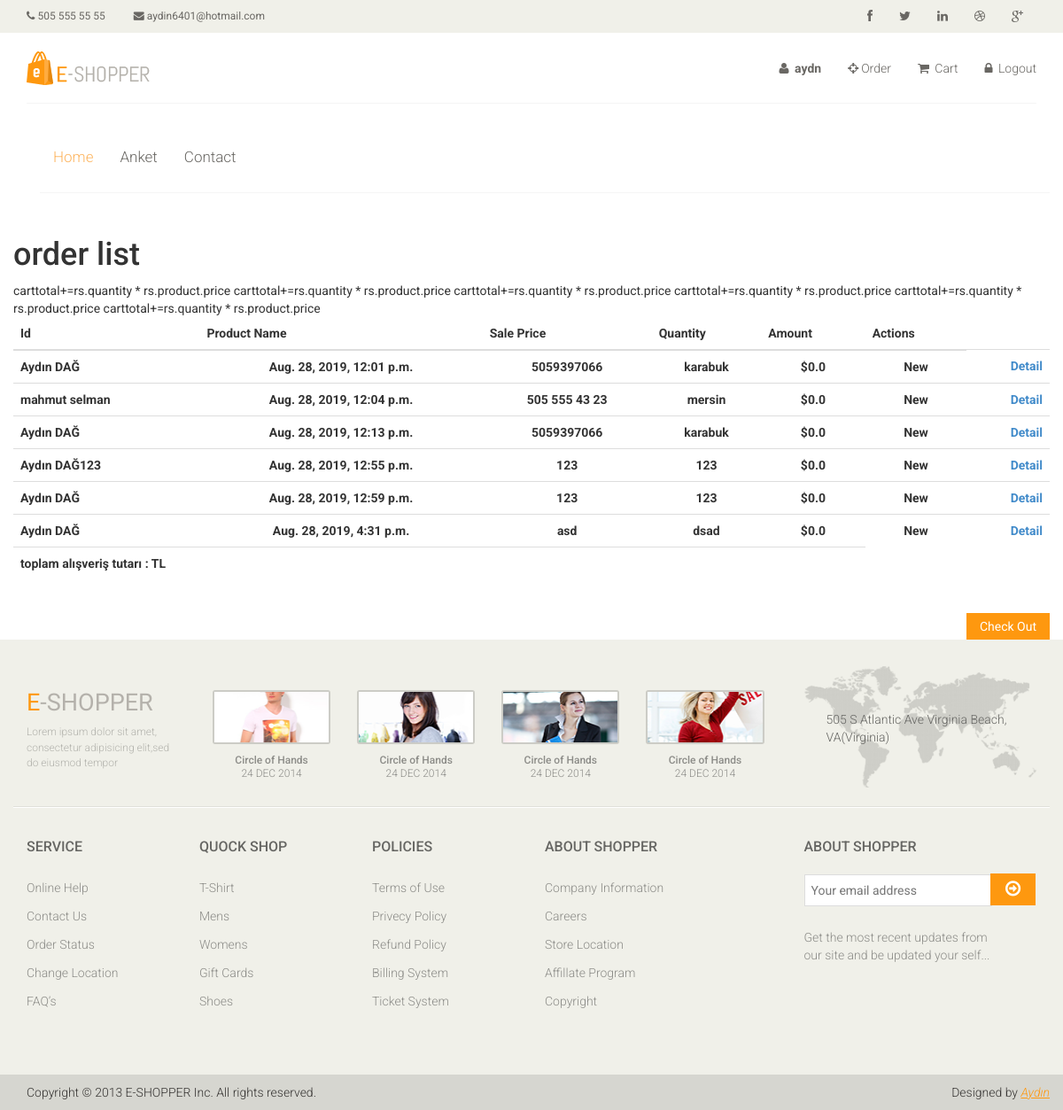
/order/ (signed in), run on the app's committed database.
### order/models.py (models this page shows, shortened)
class Order(models.Model):
    STATUS = (
        ('New', 'New'),
        ('Accepted', 'Accepted'),
        ('Preparing', 'Preparing'),
        ('OnShippping', 'OnShippping'),
        ('Completed', 'Completed'),
        ('Canceled', 'Canceled'),
    )
    user = models.ForeignKey(User, on_delete=models.CASCADE)
    name = models.CharField(max_length=10)
    surname = models.CharField(max_length=10)
    address = models.CharField(max_length=150)
    city = models.CharField(max_length=20)
    phone = models.CharField(max_length=20)
    total = models.FloatField()
    note = models.TextField(null=True, default="")
    status = models.CharField(choices=STATUS, default='New', max_length=15)
    create_at = models.DateTimeField(auto_now_add=True)
    update_at = models.DateTimeField(auto_now=True)

### order/views.py (the view)
# urls.py: path('', views.index, name='index'),
@login_required(login_url='/login')
def index(request):
    current_user = request.user
    orders = Order.objects.all().filter(user_id=current_user.id)
    context = {
                'page': 'orders',
                'orders': orders,
                }
    return render(request, 'order_list.html', context)

### order/templates/order_list.html (shortened to what this page needs)
{% extends "homebase.html" %}
{% block body   %}
<h1>order list</h1>
    <table class="table">
        <thead>
            <tr>
                <th>Id</th>
                <th>Product Name</th>
                <th>Sale Price</th>
                <th>Quantity</th>
                <th>Amount</th>
                <th>Actions</th>
            </tr>
        </thead>
        <tbody>
        {% for rs in orders %}
            <tr>
                <td class="details"><strong>{{rs.name }} {{ rs.surname }}</strong></td>
                <td class="price text-center"><strong>{{rs.create_at}}</strong></td>
                <td class="price text-center"><strong>{{rs.phone }}</strong></td>
                <td class="qty text-center"><strong>{{rs.city }}</strong></td>
                <td class="total text-center"><strong class="primary-color">${{rs.total}}</strong></td>
                <td class="total text-center"><strong>{{rs.status }}</strong></td>
                <td class="text-right"><a href="/order/detail/{{ rs.id }}"><strong>Detail</strong></a></td>
            </tr>
        {% endfor %}
        <td colspan="5" ><b> toplam alışveriş tutarı :{{ carttotal }} TL</b>
        </tbody>
    </table>
        <div class="pull-right">
            <a href="/order/checkout" class="btn btn-default check_out">Check Out</a>
        </div>
{% endblock %}

### home/templates/homebase.html (shortened to what this page needs)
<!DOCTYPE html>
<html lang="en">
<head>
{% load static %}
    <link href="{% static 'css/bootstrap.min.css'%}" rel="stylesheet">
    <link href="{% static 'css/font-awesome.min.css'%}" rel="stylesheet">
    <link href="{% static 'css/prettyPhoto.css'%}" rel="stylesheet">
    <link href="{% static 'css/price-range.css'%}" rel="stylesheet">
    <link href="{% static 'css/animate.css'%}" rel="stylesheet">
	<link href="{% static 'css/main.css'%}" rel="stylesheet">
	<link href="{% static 'css/responsive.css'%}" rel="stylesheet">
</head>
<body>
	<header id="header">
		<div class="header_top">
			<div class="container">
				<div class="row">
					<div class="col-sm-6">
						<div class="contactinfo">
							<ul class="nav nav-pills">
								<li><a href="#"><i class="fa fa-phone"></i> 505 555 55 55</a></li>
								<li><a href="#"><i class="fa fa-envelope"></i> aydin6401@hotmail.com</a></li>
							</ul>
						</div>
					</div>
					<div class="col-sm-6">
						<div class="social-icons pull-right">
							<ul class="nav navbar-nav">
								<li><a href="https://www.facebook.com/aydndag"><i class="fa fa-facebook"></i></a></li>
								<li><a href="https://twitter.com/aydn_dag"><i class="fa fa-twitter"></i></a></li>
								<li><a href="#"><i class="fa fa-linkedin"></i></a></li>
								<li><a href="#"><i class="fa fa-dribbble"></i></a></li>
								<li><a href="#"><i class="fa fa-google-plus"></i></a></li>
							</ul>
						</div>
					</div>
				</div>
			</div>
		</div>
		<div class="header-middle">
			<div class="container">
				<div class="row">
					<div class="col-sm-4">
						<div class="logo pull-left">
							<a href="/"><img src="{% static 'images/home/logo.png'%}" alt="" /></a>
						</div>
					</div>
					<div class="col-sm-8">
						<div class="shop-menu pull-right">
							<ul class="nav navbar-nav">
								{% if user.id is not None %}
									<li><a href="/user/"><i class="fa fa-user"></i><b> {{user.username}}</b></a></li>
									<li><a href="/order/"><i class="fa fa-crosshairs"></i>Order</a></li>
								<li><a href="/order/shopcart"><i class="fa fa-shopping-cart"></i> Cart </li>
									<li><a href="/logout"><i class="fa fa-lock"></i> Logout</a></li>
								{% endif %}
							</ul>
						</div>
					</div>
		</div>
		<div class="header-bottom">
			<div class="container">
				<div class="row">
					<div class="col-sm-9">
						<div class="mainmenu pull-left">
							<ul class="nav navbar-nav collapse navbar-collapse">
								<li><a href="/" class="active">Home</a></li>
								<li><a href="/polls">Anket</i></a>
                                </li>
								<li><a href="/contact">Contact</a></li>
							</ul>
						</div>
					</div>
				</div>
			</div>
		</div>
	</header>
<section>
		<div class="container">
			<div class="row">
    {% block body %} {% endblock %}
            		</div>
		</div>
	</section>
<footer id="footer">
		<div class="footer-top">
			<div class="container">
				<div class="row">
					<div class="col-sm-2">
						<div class="companyinfo">
							<h2><span>e</span>-shopper</h2>
							<p>Lorem ipsum dolor sit amet, consectetur adipisicing elit,sed do eiusmod tempor</p>
						</div>
					</div>
					<div class="col-sm-7">
						<div class="col-sm-3">
							<div class="video-gallery text-center">
								<a href="#">
									<div class="iframe-img">
										<img src="{% static 'images/home/iframe1.png'%}" alt="" />
									</div>
								</a>
								<p>Circle of Hands</p>
								<h2>24 DEC 2014</h2>
							</div>
						</div>
						<div class="col-sm-3">
							<div class="video-gallery text-center">
								<a href="#">
									<div class="iframe-img">
										<img src="{% static 'images/home/iframe2.png'%}" alt="" />
									</div>
								</a>
								<p>Circle of Hands</p>
								<h2>24 DEC 2014</h2>
							</div>
						</div>
						<div class="col-sm-3">
							<div class="video-gallery text-center">
								<a href="#">
									<div class="iframe-img">
										<img src="{% static 'images/home/iframe3.png'%}" alt="" />
									</div>
								</a>
								<p>Circle of Hands</p>
								<h2>24 DEC 2014</h2>
							</div>
						</div>
						<div class="col-sm-3">
							<div class="video-gallery text-center">
								<a href="#">
									<div class="iframe-img">
										<img src="{% static 'images/home/iframe4.png'%}" alt="" />
									</div>
								</a>
								<p>Circle of Hands</p>
								<h2>24 DEC 2014</h2>
							</div>
						</div>
					</div>
					<div class="col-sm-3">
						<div class="address">
							<img src="{% static 'images/home/map.png'%}" alt="" />
							<p>505 S Atlantic Ave Virginia Beach, VA(Virginia)</p>
						</div>
					</div>
				</div>
			</div>
		</div>
		<div class="footer-widget">
			<div class="container">
				<div class="row">
					<div class="col-sm-2">
						<div class="single-widget">
							<h2>Service</h2>
							<ul class="nav nav-pills nav-stacked">
								<li><a href="#">Online Help</a></li>
								<li><a href="#">Contact Us</a></li>
								<li><a href="#">Order Status</a></li>
								<li><a href="#">Change Location</a></li>
								<li><a href="#">FAQ’s</a></li>
							</ul>
						</div>
					</div>
					<div class="col-sm-2">
						<div class="single-widget">
							<h2>Quock Shop</h2>
							<ul class="nav nav-pills nav-stacked">
								<li><a href="#">T-Shirt</a></li>
								<li><a href="#">Mens</a></li>
								<li><a href="#">Womens</a></li>
								<li><a href="#">Gift Cards</a></li>
								<li><a href="#">Shoes</a></li>
							</ul>
						</div>
					</div>
					<div class="col-sm-2">
						<div class="single-widget">
							<h2>Policies</h2>
							<ul class="nav nav-pills nav-stacked">
								<li><a href="#">Terms of Use</a></li>
								<li><a href="#">Privecy Policy</a></li>
								<li><a href="#">Refund Policy</a></li>
								<li><a href="#">Billing System</a></li>
								<li><a href="#">Ticket System</a></li>
							</ul>
						</div>
					</div>
					<div class="col-sm-2">
						<div class="single-widget">
							<h2>About Shopper</h2>
							<ul class="nav nav-pills nav-stacked">
								<li><a href="#">Company Information</a></li>
								<li><a href="#">Careers</a></li>
								<li><a href="#">Store Location</a></li>
								<li><a href="#">Affillate Program</a></li>
								<li><a href="#">Copyright</a></li>
							</ul>
						</div>
					</div>
					<div class="col-sm-3 col-sm-offset-1">
						<div class="single-widget">
							<h2>About Shopper</h2>
							<form action="#" class="searchform">
								<input type="text" placeholder="Your email address" />
								<button type="submit" class="btn btn-default"><i class="fa fa-arrow-circle-o-right"></i></button>
								<p>Get the most recent updates from <br />our site and be updated your self...</p>
							</form>
						</div>
					</div>
				</div>
			</div>
		</div>
		<div class="footer-bottom">
			<div class="container">
				<div class="row">
					<p class="pull-left">Copyright © 2013 E-SHOPPER Inc. All rights reserved.</p>
					<p class="pull-right">Designed by <span><a target="_blank" href="http://www.themeum.com">Aydın</a></span></p>
				</div>
			</div>
		</div>
	</footer>
</body>
</html>

### home/static/css/main.css (style rules this page uses)
body { font-family: 'Roboto', sans-serif; background:; position: relative; font-weight:400px; }
ul li { list-style: none; }
a { -webkit-transition: 300ms; -moz-transition: 300ms; -o-transition: 300ms; transition: 300ms; }
h1, h2, h3, h4, h5, h6 { font-family: 'Roboto', sans-serif; }
.header_top { background: none repeat scroll 0 0 #F0F0E9; }
.contactinfo ul li:first-child { margin-left: -15px; }
.contactinfo ul li a { font-size: 12px; color: #696763; font-family: 'Roboto', sans-serif; }
.social-icons ul li a { border: 0 none; border-radius: 0; color: #696763; padding:0px; }
.social-icons ul li { display:inline-block; }
.social-icons ul li a i { padding: 11px 15px; transition: all 0.9s ease 0s; -moz-transition: all 0.9s ease 0s; -webkit-transition: all 0.9s ease 0s; -o-transition: all 0.9s ease 0s; }
.header-middle .container .row { border-bottom: 1px solid #f5f5f5; margin-left: 0; margin-right: 0; padding-bottom: 20px; padding-top: 20px; }
.header-middle .container .row .col-sm-4 { padding-left: 0; }
.header-middle .container .row .col-sm-8 { padding-right:0; }
.shop-menu ul li { display:inline-block; padding-left: 15px; padding-right: 15px; }
.shop-menu ul li:last-child { padding-right: 0; }
.shop-menu ul li a { background: #FFFFFF; color: #696763; font-family: 'Roboto', sans-serif; font-size: 14px; font-weight: 300; padding:0; padding-right: 0; margin-top: 10px; }
.shop-menu ul li a i { margin-right:3px; }
.header-bottom { padding-bottom: 30px; padding-top: 30px; }
.navbar-collapse.collapse { padding-left: 0; }
.mainmenu ul li { padding-right: 15px; padding-left: 15px; }
.mainmenu ul li:first-child { padding-left: 0px; }
.mainmenu ul li a { color: #696763; font-family: 'Roboto', sans-serif; font-size: 17px; font-weight: 300; padding: 0; padding-bottom: 10px; }
.mainmenu ul li a:hover, .mainmenu ul li a.active, .shop-menu ul li a.active { background:none; color:#fdb45e; }
#footer { background: #F0F0E9; }
.footer-top .container { border-bottom: 1px solid #E0E0DA; padding-bottom: 20px; }
.companyinfo { margin-top: 57px; }
.companyinfo h2 { color: #B4B1AB; font-family: abel; font-size: 27px; text-transform: uppercase; }
.companyinfo h2 span { color:#FE980F; }
.companyinfo p { color: #B3B3AD; font-family: 'Roboto', sans-serif; font-size: 12px; font-weight: 300; }
.footer-top .col-sm-3 { overflow: hidden; }
.video-gallery { margin-top: 57px; position: inherit; }
.video-gallery a img { height: 100%; width: 100%; }
.iframe-img { position: relative; display: block; height: 61px; margin-bottom: 10px; border: 2px solid #CCCCC6; border-radius: 3px; }
.video-gallery p { color: #8C8C88; font-family: 'Roboto', sans-serif; font-size: 12px; font-weight: 500; margin-bottom:0px; }
.video-gallery h2 { color: #8c8c88; font-family: 'Roboto', sans-serif; font-size: 12px; font-weight: 300; text-transform:uppercase; margin-top:0px; }
.address { margin-top: 30px; position: relative; overflow: hidden; }
.address img { width:100%; }
.address p { color: #666663; font-family: 'Roboto', sans-serif; font-size: 14px; font-weight: 300; left: 25px; position: absolute; top: 50px; }
.footer-widget { margin-bottom: 68px; }
.footer-widget .container { border-top: 1px solid #FFFFFF; padding-top: 15px; }
.single-widget h2 { color: #666663; font-family: 'Roboto', sans-serif; font-size: 16px; font-weight: 500; margin-bottom: 22px; text-transform: uppercase; }
.single-widget ul li a { color: #8C8C88; font-family: 'Roboto', sans-serif; font-size: 14px; font-weight: 300; padding: 5px 0; }
.searchform input { border: 1px solid #DDDDDD; color: #CCCCC6; font-family: 'Roboto', sans-serif; font-size: 14px; margin-top: 0; outline: medium none; padding: 7px; width: 212px; }
.searchform button { background: #FE980F; border: medium none; border-radius: 0; margin-left: -5px; margin-top: -3px; padding: 7px 17px; }
.searchform button i { color: #FFFFFF; font-size: 20px; }
.searchform p { color: #8C8C88; font-family: 'Roboto', sans-serif; font-size: 14px; font-weight: 300; margin-top: 25px; }
.footer-bottom { background: #D6D6D0; padding-top: 10px; }
.footer-bottom p { color: #363432; font-family: 'Roboto', sans-serif; font-weight: 300; margin-left: 15px; }
.footer-bottom p span a { color: #FE980F; font-style: italic; text-decoration: underline; }
.update, .check_out { background: #FE980F; border-radius: 0; color: #FFFFFF; margin-top: 18px; border: none; padding: 5px 15px; }
.check_out { margin-left: 20px }

### data on the page
Order: name "Aydın", surname "DAĞ", create_at "Aug. 28, 2019, 12:01 p.m.", phone "5059397066", city "karabuk", total "0.0", status "New"
Order: name "mahmut", surname "selman", create_at "Aug. 28, 2019, 12:04 p.m.", phone "505 555 43 23", city "mersin", total "0.0", status "New"
Order: name "Aydın", surname "DAĞ", create_at "Aug. 28, 2019, 12:13 p.m.", phone "5059397066", city "karabuk", total "0.0", status "New"
Order: name "Aydın", surname "DAĞ123", create_at "Aug. 28, 2019, 12:55 p.m.", phone "123", city "123", total "0.0", status "New"
Order: name "Aydın", surname "DAĞ", create_at "Aug. 28, 2019, 12:59 p.m.", phone "123", city "123", total "0.0", status "New"
Order: name "Aydın", surname "DAĞ", create_at "Aug. 28, 2019, 4:31 p.m.", phone "asd", city "dsad", total "0.0", status "New"

### other printed values
{{ user.username }} "aydn"
